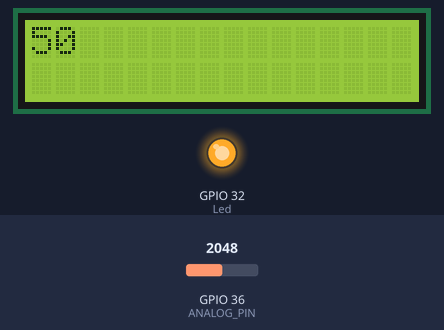
A sketch run on a simulated ESP32. Parts: 16×2 character LCD, output pins drawn as LEDs (lit = HIGH). The test bench sets the inputs (shaded band); at power-on: GPIO 36 (ANALOG_PIN) = 2048. WiFi joins after 1.5 s; servers stay silent unless stated; what the sketch prints to the serial monitor is not drawn.

Above: at 1.64 s.
At 2.7 s:
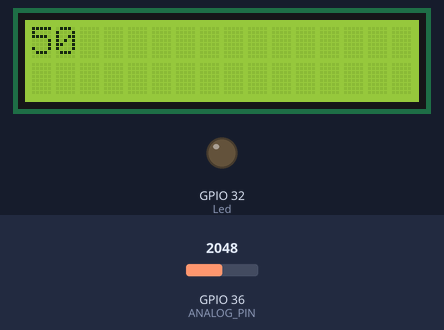
2.8 s: GPIO 36 (ANALOG_PIN) set to 2866
At 17.1 s:
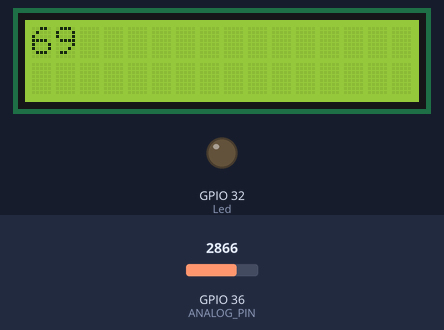
Timing chart, 0 to 18.6 s (numbered marks = the images above; inputs shaded):
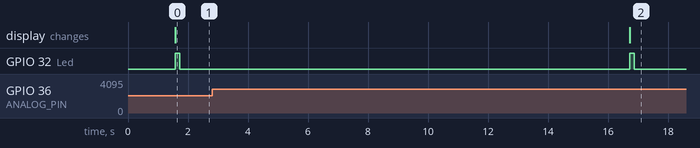

Measured:
- after the input at 2.8 s, the display: changes after 13.9 s (image 2)

The sketch:

sketch_jan27a.ino
```cpp
#include <LiquidCrystal.h>
#include <WiFi.h>
#include <FirebaseESP32.h>

#define BAUD_RATE 9600
#define ANALOG_PIN A0

#define Led 32

#define WIFI_SSID "Redmi Note 8"
#define WIFI_PASSWORD "12345678"
#define FIREBASE_HOST "https://esp32-fbcfe-default-rtdb.firebaseio.com/" // configurando o host do firebase
#define FIREBASE_AUTH "b7BEMSmZx5hNifccqg2nBBhQCoqyAcXMeY4AkpNw"

LiquidCrystal lcd(13,12,14,27,26,25);

FirebaseData firebaseData;
FirebaseJson json;

int readLDRSensor(){
  int ldrValue = map(analogRead(ANALOG_PIN),0,4095,0,100);
  return ldrValue;
}

void initSerial(){
    Serial.begin(BAUD_RATE);
    Serial.setDebugOutput(false);
    //Wait for port to be open
    while (!Serial) {
    }
    Serial.println();
    Serial.println("Connected to serial port on baud rate 9600");
}

void wifiConect(){
    WiFi.begin(WIFI_SSID,WIFI_PASSWORD);
    while (WiFi.status() != WL_CONNECTED){// enquando não estiver conectado
    Serial.print(".");
    delay(300);
    }
}

void inLcd(){
  lcd.clear();
  lcd.setCursor(0, 0);
}

void conectFireBase(){
  Firebase.begin(FIREBASE_HOST,FIREBASE_AUTH); // inicia o firebase
  Firebase.reconnectWiFi(true);
  Firebase.setReadTimeout(firebaseData, 100*60);
  Firebase.setwriteSizeLimit(firebaseData, "tiny");
}

void setup() {
  lcd.begin(16, 2);
  initSerial();
  wifiConect();
  conectFireBase();
  pinMode(Led, OUTPUT);
}

void loop() {
  int l = readLDRSensor();
  Serial.println(l);
  inLcd();
  lcd.print(l);
  json.set("/Luminosidade",l);
  digitalWrite(Led, HIGH);
  Firebase.updateNode(firebaseData,"/Sensor/Alexandre",json);
  digitalWrite(Led, LOW);
  delay(15000);
}
```
